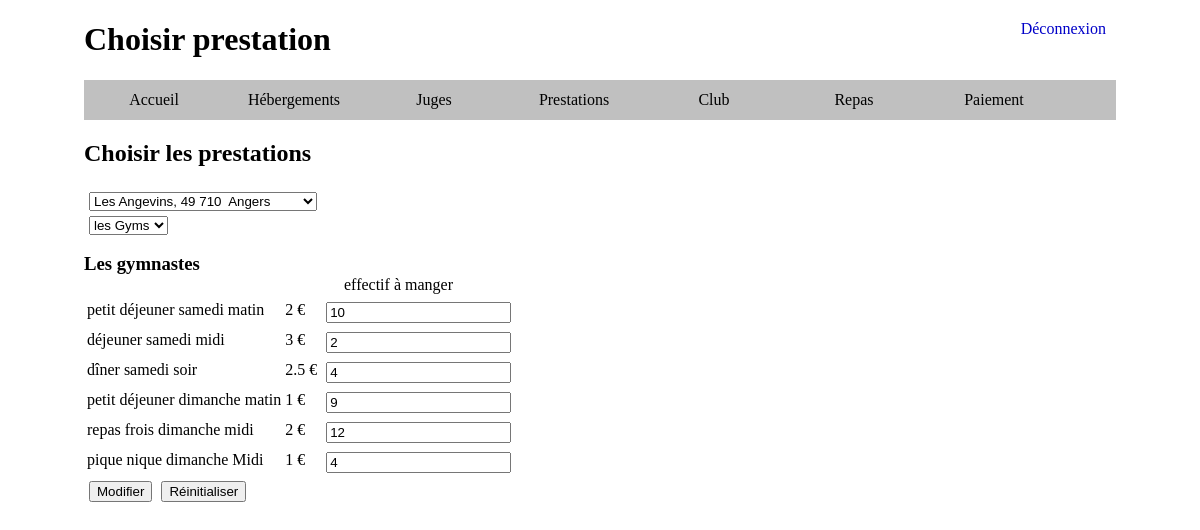
The page /index.php?uc=choisirPrestations&action=afficherPrestations (signed in) on the database its author committed.
### tables this page shows
CREATE TABLE `jour_repas` (
  `IDJR` bigint(4) NOT NULL,
  `LIBELLEJR` char(32) DEFAULT NULL,
  `JUGE` tinyint(1) DEFAULT '1',
  `GIM` tinyint(1) DEFAULT '1',
  `prix` float NOT NULL DEFAULT '0'
);

### controleurs/c_entete.php (called while the page is built, shortened)
<?php
if(isset($_REQUEST['uc']) AND !empty($_REQUEST['uc']))
    $titre=$_REQUEST['uc'];
else
    $titre="accueil";
switch($uc)
{
    case 'choisirPrestations' : $titre='Choisir prestation';
    break;
}
include('vues/v_entete.php');
?>

### util/class.pdoChampionnatGym.php (called while the page is built, shortened)
<?php
class PdoChampionnatGym
{
      	private static $serveur='mysql:host=localhost';
      	private static $bdd='dbname=fscfrmbdym2017';
      	private static $user='root' ;
      	private static $mdp='' ;
		private static $monPdo;
		private static $monPdoChampionnatGym = null;
	private function __construct()
	{
    		PdoChampionnatGym::$monPdo = new PDO(PdoChampionnatGym::$serveur.';'.PdoChampionnatGym::$bdd, PdoChampionnatGym::$user, PdoChampionnatGym::$mdp);
			PdoChampionnatGym::$monPdo->query("SET CHARACTER SET utf8");
	}
	public  static function getPdoChampionnatGym()
	{
		if(PdoChampionnatGym::$monPdoChampionnatGym == null)
		{
			PdoChampionnatGym::$monPdoChampionnatGym= new PdoChampionnatGym();
		}
		return PdoChampionnatGym::$monPdoChampionnatGym;
	}
	public function getNomsAssociations()
	{
		$req = "select NUMEROASSO, NOMA, VILLEA, CPA from association";
		$res = PdoChampionnatGym::$monPdo->query($req);
		$desLignes = $res->fetchAll();
		return $desLignes;
	}
	public function getPremierAssociation()
	{
		$req = "select * from association LIMIT 1";
		$res = PdoChampionnatGym::$monPdo->query($req);
		$desLignes = $res->fetch();
		return $desLignes;
	}
	public function getRepasJugesAsso($jugeGym)
	{
		if($jugeGym=='gym')
		{
			$jugeGymC='GIM';
		}
		else
		{
			$jugeGymC='JUGE';
		}
		$req = "select * from JOUR_REPAS
				WHERE $jugeGymC = 1";
		$res = PdoChampionnatGym::$monPdo->query($req);
		$desLignes = $res->fetchAll();
		return $desLignes;
	}
	public function getDonneesRepas($jugeGym, $idAsso, $idJ)
	{
		if($jugeGym=='gym')
		{
			$jugeGymC='GIM_manger';
			$nombre='NOMBRE_G';
			$contrainte=' NUMEROASSO='.$idAsso.'';
		}
		else
		{
			$jugeGymC='JUGE_manger';
			$nombre='NOMBRE_J';
			$contrainte=' NUMEROJUGE='.$jugeGym.'';
		}
		$req = "select $nombre as nb from JOUR_REPAS JR
				INNER JOIN $jugeGymC M ON JR.IDJR=M.IDJR
				WHERE $contrainte
				AND M.IDJR=$idJ";
		$res = PdoChampionnatGym::$monPdo->query($req);
		$nb = $res->fetch();
		if($nb==NULL)
			$nombre=0;
		else
			$nombre=$nb['nb'];
		return $nombre;
	}
}
?>

### util/fonctions_PHP.php (called while the page is built, shortened)
<?php
function selected($valeurObtion, $valeurDonnee)
{
	if(isset($_REQUEST[$valeurDonnee]) AND $_REQUEST[$valeurDonnee]==$valeurObtion)
		$selected=" selected='selected' ";
	else
		$selected='';
	return $selected;
}
?>

### vues/v_choisirPrestations.php (the view, shortened to what this page needs)
<h2>Choisir les prestations</h2>
<form method="post" action="" name="formulaireRecherche" class='formulaire'>
	<select name='asso' id='asso'>
		<?php
			foreach ($lesAssociations as $uneAssociation) {
				$selected=selected($uneAssociation['NUMEROASSO'], 'asso');
				echo "<option value='" . $uneAssociation['NUMEROASSO'] . "'" . $selected . ">" .  $uneAssociation['NOMA']. ", " . cp($uneAssociation['CPA']) . " "  . $uneAssociation['VILLEA'] . "</option>";
			}
		?>
	</select>
</form>
<form method="post" action="" name="formulairejugeGym" class='formulaire'>
	<select name='jugeGym' id='jugeGym'>
		<option value='gym' <?php echo selected('gym', 'jugeGym');?> >les Gyms</option>
	</select>
</form>
<form method="post" action="?uc=choisirPrestations&action=modifierPrestation" name="formulaire" class='formulaire'>
	<h3><?php echo $titreFormulaire; ?></h3>
	<table>
		<?php
		if($jugeGym=='gym')
		{
			?>
				<span class='tableauEffectif'>effectif à manger</span>
			<?php
			foreach ($repasDonnees as $unRepaDonnees) {
				?>
				<tr>
					<td><?php echo $unRepaDonnees['libelle']; ?></td>
					<td><?php echo $unRepaDonnees['prix']; ?> €</td>
					<td>
						<input type="number" name="<?php echo $unRepaDonnees['id']; ?>" value="<?php echo $unRepaDonnees['nombre']; ?>" max='50' />
					</td>
				</tr>
				<?php
			}
		}
		?>
	</table>
	<input type='submit' value='Modifier' />
	<input type='reset' value='Réinitialiser' />
</form>

### index.php (shortened to what this page needs)
<?php
require_once("util/fonctions_PHP.php");
require_once("util/class.pdoChampionnatGym.php");
$pdo = PdoChampionnatGym::getPdoChampionnatGym();
if(!isset($_REQUEST['uc']))
     $uc = 'accueil';
else
	$uc = $_REQUEST['uc'];
if(!isset($_SESSION['connexion']) OR $_SESSION['connexion']!=true)
{
	include('vues/v_entete.php');
	include("controleurs/c_connexion.php");
}
else
{
	include("controleurs/c_entete.php") ;
	include("vues/v_bandeau.php") ;
	switch($uc)
	{
		case 'choisirPrestations' :
			{include("controleurs/c_choisirPrestations.php");break;}
	}
	include("vues/v_pied.php") ;
}
?>

### vues/v_entete.php (shortened to what this page needs)
<!DOCTYPE html>
<html lang="fr">
    <head>
        <link href="util/cssGeneral.css" rel="stylesheet" type="text/css">
        <link href="util/bandeau.css" rel="stylesheet" type="text/css">
    </head>
    <body >
    <div class="header">
        <?php if(isset($titre))
        { ?>
        <h1><?php echo $titre; ?></h1>
        <?php } ?>

### vues/v_bandeau.php (shortened to what this page needs)
<span class='deconnexion'><a href='?uc=deconnexion'>Déconnexion</a></span>
<div id="menu">
<dl>
		<dt>Accueil</dt>
	</dl>
	<dl>
		<dt>Hébergements</dt>
	</dl>
	<dl>
		<dt>Juges</dt>
	</dl>
	<dl>
		<dt>Prestations</dt>
	</dl>
	<dl>
		<dt>Club</dt>
	</dl>
	<dl>
		<dt>Repas</dt>
	</dl>
	<dl>
		<dt>Paiement</dt>
	</dl>
</div>
</div>
<div class='page'>

### controleurs/c_choisirPrestations.php (shortened to what this page needs)
<?php
$action = $_REQUEST['action'];
switch($action)
{
	case 'afficherPrestations':
		if(isset($_REQUEST['asso']) AND !empty($_REQUEST['asso']))
			$uneAsso=$pdo->getUneAssociation($_REQUEST['asso']);
		else
			$uneAsso=$pdo->getPremierAssociation();
		$idAsso=$uneAsso['NUMEROASSO'];
		$lesAssociations= $pdo->getNomsAssociations();
		if(isset($_REQUEST['jugeGym']))
			$jugeGym=$_REQUEST['jugeGym'];
		else
			$jugeGym='gym';
		if($jugeGym=='gym')
			$titreFormulaire='Les gymnastes';
		else{
			$titreFormulaire=$pdo->getNomJuge($jugeGym);
			$conjoint=$pdo->getConjointJuge($jugeGym);
		}
		$repas=$pdo->getRepasJugesAsso($jugeGym);
		$i=0;
		foreach ($repas as $repa) {
			$id=$repa['IDJR'];
			$libelle=$repa['LIBELLEJR'];
			$prix=$repa['prix'];
			$nombreAManger=$pdo->getDonneesRepas($jugeGym, $idAsso, $repa['IDJR']);
			$repasDonnees[$i]=array(
				'id' => $id,
				'libelle' => $libelle,
				'prix' => $prix,
				'nombre' => $nombreAManger
				);
			$i++;
		}
		include("vues/v_choisirPrestations.php");
		break;
}
?>

### vues/v_pied.php
</div>
<div class='footer'>
</div>
</body>
</html>

### util/cssGeneral.css (style rules this page uses)
body { width: 86%; min-width: 1000px; margin: auto; }
.header { margin-bottom: 5px; width: 100%; z-index: 2; }
.page { z-index: 1; width: 100%; }
.footer { width: 100%; min-height: 20px; }
a { padding: 10px; text-decoration: none; color: rgba(0,0,200,10)!important; }
.formulaire input, select { margin-top: 5px; margin-left: 5px; }
.tableauEffectif { display: block; position: absolute; margin-left: 260px; margin-top: -18px; }
.deconnexion { display: inline-block; position: absolute; margin-top: -60px; right: 7%; }

### util/bandeau.css (style rules this page uses)
#menu { height: 40px; background: silver; }
dl { margin: 0; padding: 0; display: block; float: left; }
dt { width: 140px; display: :block; height: 40px; line-height: 40px; cursor:pointer; text-align: center; }

### rows shown on the page
jour_repas: LIBELLEJR "petit déjeuner samedi matin", prix "2", nombre "10"
jour_repas: LIBELLEJR "déjeuner samedi midi", prix "3", nombre "2"
jour_repas: LIBELLEJR "dîner samedi soir", prix "2.5", nombre "4"
jour_repas: LIBELLEJR "petit déjeuner dimanche matin", prix "1", nombre "9"
jour_repas: LIBELLEJR "repas frois dimanche midi", prix "2", nombre "12"
jour_repas: LIBELLEJR "pique nique dimanche Midi", prix "1", nombre "4"

### other values the page prints
$titre "Choisir prestation"
$titreFormulaire "Les gymnastes"
form field asso "Les Angevins, 49 710 Angers"
